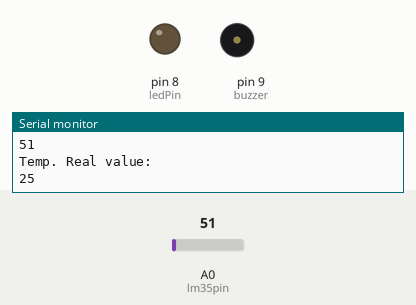
Simulated run of this sketch. Board: Arduino Uno, built with avr-gcc and run on an emulated ATmega328P. Shown: output pins drawn as LEDs (lit = HIGH), buzzer (waves = sounding, pin HIGH), the last lines printed to the serial monitor. Inputs (shaded band) come from the test bench; at power-on: A0 (lm35pin) = 51.

Above: at 1.8 s.
1.9 s: A0 (lm35pin) set to 67
At 3.9 s:
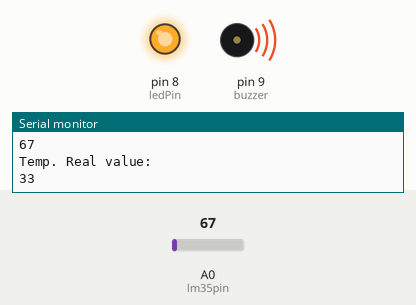
4.5 s: A0 (lm35pin) set to 30
At 7.2 s:
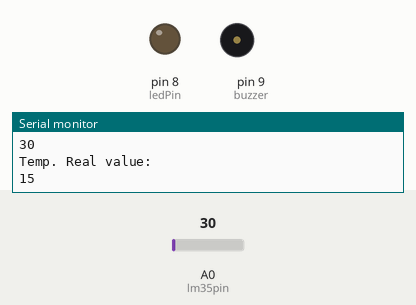
7.5 s: A0 (lm35pin) set to 61
At 9.8 s:
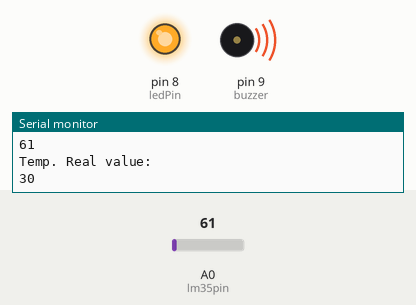
Timing chart, 0 to 11.3 s (numbered marks = the images above; inputs shaded):
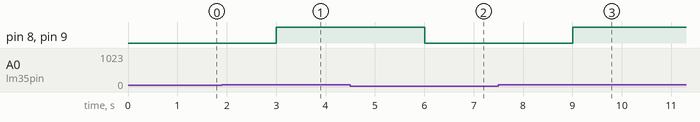

The sketch:

LM35.ino
```cpp
int ledPin = 8;
int lm35pin = A0;
int buzzer = 9;

int temp_ADC = 0;
int temp_real;

void setup() {
  pinMode(ledPin, OUTPUT);
  pinMode(buzzer, OUTPUT);
  Serial.begin(9600);
}

void loop() {
  temp_ADC = analogRead(lm35pin);
  Serial.println("Temp. ADC value: ");
  Serial.println(temp_ADC);

  temp_real = temp_ADC/2;
  Serial.println("Temp. Real value: ");
  Serial.println(temp_real);
  delay(1000);

  if(temp_real >=30){
    digitalWrite(ledPin, HIGH);
    digitalWrite(buzzer, HIGH);
  }
  else
  {
    digitalWrite(ledPin, LOW);
    digitalWrite(buzzer, LOW);
  }
}
```

Measured:
- the behaviour switches between 59 and 60 on A0 (lm35pin) (found by bisection; images 0 and 1)
- after the input at 1.9 s, pin 8 (ledPin), pin 9 (buzzer): LOW → HIGH after 1.1 s
- after the input at 4.5 s, pin 8 (ledPin), pin 9 (buzzer): HIGH → LOW after 1.5 s
- after the input at 7.5 s, pin 8 (ledPin), pin 9 (buzzer): LOW → HIGH after 1.5 s
